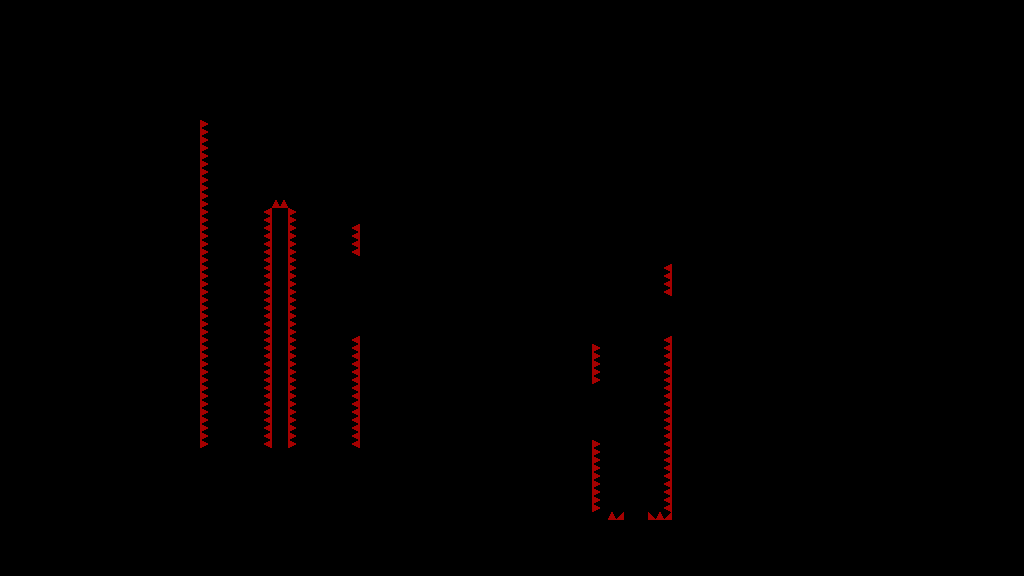

A level layout from a 2D game, rendered from its tile map. Below: a short description, then the map file with tile-grid data replaced by summaries:
An orthogonal 128x72 tile map with 8x8 px tiles, 1 tile layer (T_Spikes) and 46 objects.

<map version="1.4" tiledversion="1.4.3" orientation="orthogonal" renderorder="right-down" width="128" height="72" tilewidth="8" tileheight="8" infinite="0" nextlayerid="8" nextobjectid="689">
 <tileset firstgid="1" source="../../../Sprites/Tiles/DEV/flat/T_spr_nv_flat_0.tsx" />
 <layer id="1" name="T_Spikes" width="128" height="72">
  <data>[9216 cells, 166 non-empty, 2 distinct tile ids]</data>
 </layer>
 <objectgroup id="2" name="C_Solid">
  <object id="661" x="360" y="216" width="184" height="40" />
  <object id="663" x="112" y="64" width="760" height="56" />
  <object id="664" x="360" y="336" width="232" height="56" />
  <object id="665" x="360" y="392" width="112" height="40" />
  <object id="666" x="288" y="448" width="72" height="40" />
  <object id="667" x="272" y="208" width="16" height="280" />
  <object id="668" x="184" y="120" width="16" height="368" />
  <object id="669" x="200" y="448" width="72" height="40" />
  <object id="670" x="184" y="488" width="408" height="32" />
  <object id="671" x="352" y="216" width="8" height="8" />
  <object id="674" x="528" y="120" width="16" height="96" />
  <object id="675" x="624" y="504" width="24" height="16" />
  <object id="676" x="672" y="336" width="48" height="184" />
  <object id="677" x="672" y="264" width="168" height="32" />
  <object id="678" x="720" y="336" width="120" height="32" />
  <object id="679" x="840" y="264" width="16" height="104" />
  <object id="681" x="592" y="336" width="8" height="8" />
  <object id="682" x="592" y="384" width="8" height="8" />
  <object id="683" x="592" y="432" width="8" height="8" />
  <object id="684" x="592" y="512" width="8" height="8" />
  <object id="685" x="360" y="432" width="232" height="56" />
  <object id="687" x="592" y="520" width="80" height="32" />
 </objectgroup>
 <objectgroup id="5" name="DEV" visible="0">
  <object id="185" x="752" y="88">
   <polygon points="0,0 24,24 0,24" />
  </object>
  <object id="186" x="824" y="120">
   <polygon points="0,0 24,-24 24,0" />
  </object>
  <object id="187" x="856" y="112">
   <polygon points="0,0 48,0 0,48" />
  </object>
  <object id="188" x="848" y="48">
   <polygon points="0,0 0,48 -48,0" />
  </object>
  <object id="189" x="872" y="184">
   <polygon points="0,0 32,-32 32,0" />
  </object>
  <object id="190" x="712" y="96">
   <polygon points="0,0 24,-24 24,0" />
  </object>
  <object id="191" x="768" y="48">
   <polygon points="0,0 24,24 0,24" />
  </object>
  <object id="192" x="656" y="48">
   <polygon points="0,0 24,24 0,24" />
  </object>
  <object id="193" x="880" y="64">
   <polygon points="0,0 0,24 -24,0" />
  </object>
  <object id="194" x="696" y="48">
   <polygon points="0,0 24,0 0,24" />
  </object>
  <object id="195" x="800" y="112">
   <polygon points="0,0 8,8 0,8" />
  </object>
  <object id="196" x="832" y="144">
   <polygon points="0,0 8,0 0,8" />
  </object>
  <object id="197" x="736" y="48">
   <polygon points="0,0 8,0 0,8" />
  </object>
 </objectgroup>
 <objectgroup id="3" name="C_Balls">
  <object id="519" x="88" y="320" width="8" height="8" />
  <object id="604" x="496" y="200" width="8" height="8" />
  <object id="632" x="88" y="360" width="8" height="8" />
  <object id="680" x="408" y="320" width="8" height="8" />
 </objectgroup>
 <objectgroup id="4" name="C_Orbs">
  <object id="595" x="232" y="328" width="8" height="8" />
  <object id="597" x="232" y="296" width="8" height="8" />
  <object id="599" x="232" y="264" width="8" height="8" />
  <object id="601" x="232" y="232" width="8" height="8" />
  <object id="672" x="232" y="392" width="8" height="8" />
  <object id="673" x="232" y="360" width="8" height="8" />
  <object id="686" x="232" y="424" width="8" height="8" />
 </objectgroup>
 <objectgroup id="7" name="C_Spikes" />
</map>
